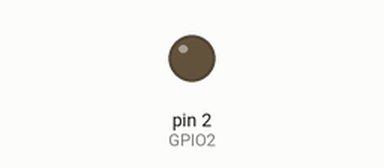
The sketch below on a simulated Arduino Uno, built with avr-gcc and run on an emulated ATmega328P. Shown: output pins drawn as LEDs (lit = HIGH). Pins used as bus, display or sensor lines are not drawn.

Above: at 1.0 s.
At 3.0 s:
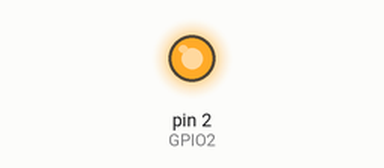
Timing chart, 0 to 5.2 s (numbered marks = the images above):
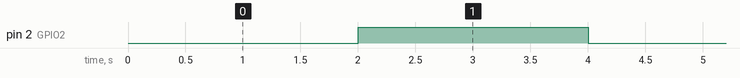

Measured:
- by itself, pin 2 (GPIO2): alternates HIGH for 2.0 s and LOW for 2.0 s

The sketch:

TestCodeESP8266.ino
```cpp
#define GPIO0 0
#define GPIO2 2
#define TX 1
#define RX 3

unsigned long currentTime = 0;
unsigned long lasTime1 = 0;
unsigned long lasTime2 = 0;
bool led1State = false;
bool led2State = false;

void setup()
{
  Serial.begin(9600);
  pinMode(GPIO0, OUTPUT);
  pinMode(GPIO2, OUTPUT);
}

void loop()
{
  currentTime = millis();
  if (currentTime - lasTime1 > 1000)
  {
    led1State = !led1State;
    digitalWrite(GPIO0, led1State);
    lasTime1 = currentTime;
  }
  if (currentTime - lasTime2 > 2000)
  {
    led2State = !led2State;
    digitalWrite(GPIO2, led2State);
    lasTime2 = currentTime;
  }
}
```
